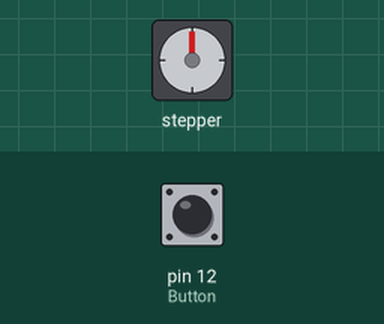
Recording of a sketch running on a simulated Arduino Uno, built with avr-gcc and run on an emulated ATmega328P. Shown: stepper motor. Inputs (shaded band) come from the test bench; at power-on: pin 12 (Button) LOW. Stepper angles assume 200 steps per turn.

Above: at 1.2 s.
1.3 s: pin 12 (Button) pulled HIGH for 0.15 s
At 1.45 s:
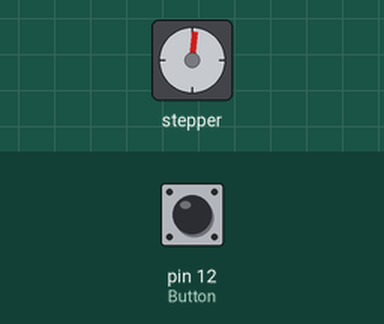
3.7 s: pin 12 (Button) pulled HIGH for 1 s
At 4.15 s:
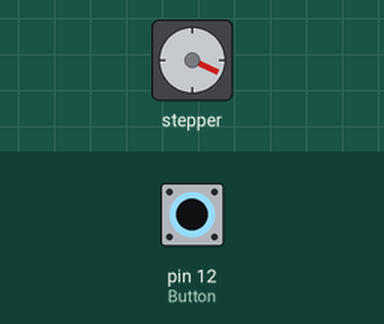
6.2 s: pin 12 (Button) pulsed HIGH 5 times (0.12 s each, 0.3 s apart)
At 6.95 s:
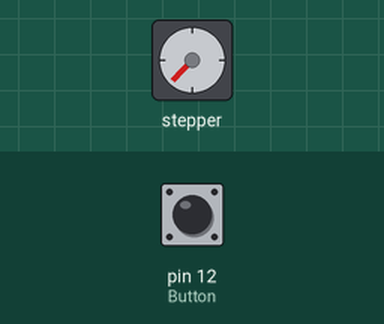
Timing chart, 0 to 9.9 s (numbered marks = the images above; inputs shaded):
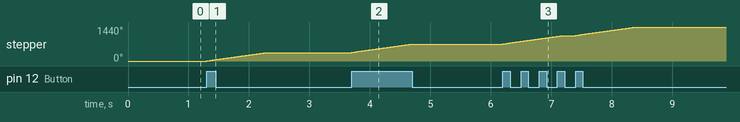

Measured:
- after the input at 1.3 s, stepper: turns 360° clockwise in 0.99 s, starting at once
- after the input at 3.7 s, stepper: turns 360° clockwise in 0.99 s, starting at once
- after the input at 6.2 s, stepper: turns 720° clockwise in 2.2 s, starting at once

The sketch:

______ULN2003__2________.ino
```cpp
/*ULN드라이버를 이용한 스텝모터 제어
  버튼(리미트 스위치)이 눌러졌을 때 스텝모터가 정해진 스텝만큼 회전
  버튼을 아무리 오래 눌러도 1회만 동작 */

#include <Stepper.h>

const int stepsPerRevolution = 200;

#define Button 12
Stepper myStepper(stepsPerRevolution, 8, 9, 10, 11);
//드라이버 IN1,2,3,4를 8,9,10,11번 핀에 연결

int state = 0;

void setup() {
  myStepper.setSpeed(60);
  pinMode(Button, INPUT);
}

void loop() {
  if (digitalRead(Button)) {
    if (state == 0) {           //버튼이 눌려진 상태로 state가 0이라면
      state = 1;                //state 값을 1로 반환(1회만 작동하게 함)
      myStepper.step(stepsPerRevolution);
    }
  }
  else {
    state = 0;        //버튼이 눌러지지 않으면 state 값을 0으로 반환
  }
}
```
